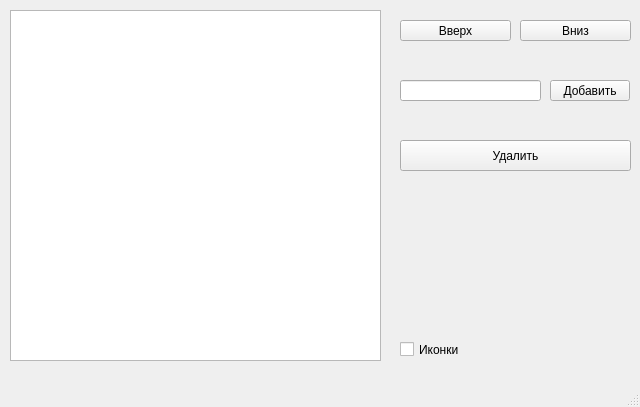
<?xml version="1.0" encoding="UTF-8"?>
<ui version="4.0">
 <class>HW2MainWindow</class>
 <widget class="QMainWindow" name="HW2MainWindow">
  <property name="geometry">
   <rect>
    <x>0</x>
    <y>0</y>
    <width>640</width>
    <height>407</height>
   </rect>
  </property>
  <property name="windowTitle">
   <string>HW2MainWindow</string>
  </property>
  <widget class="QWidget" name="centralwidget">
   <widget class="QListView" name="listView">
    <property name="geometry">
     <rect>
      <x>10</x>
      <y>10</y>
      <width>371</width>
      <height>351</height>
     </rect>
    </property>
   </widget>
   <widget class="QCheckBox" name="IconsCheck">
    <property name="geometry">
     <rect>
      <x>400</x>
      <y>340</y>
      <width>101</width>
      <height>19</height>
     </rect>
    </property>
    <property name="text">
     <string>Иконки</string>
    </property>
   </widget>
   <widget class="QLineEdit" name="AddInput">
    <property name="geometry">
     <rect>
      <x>400</x>
      <y>80</y>
      <width>141</width>
      <height>21</height>
     </rect>
    </property>
    <property name="inputMask">
     <string/>
    </property>
    <property name="text">
     <string/>
    </property>
   </widget>
   <widget class="QPushButton" name="AddButton">
    <property name="geometry">
     <rect>
      <x>550</x>
      <y>80</y>
      <width>80</width>
      <height>21</height>
     </rect>
    </property>
    <property name="text">
     <string>Добавить</string>
    </property>
   </widget>
   <widget class="QPushButton" name="UpButton">
    <property name="geometry">
     <rect>
      <x>400</x>
      <y>20</y>
      <width>111</width>
      <height>21</height>
     </rect>
    </property>
    <property name="text">
     <string>Вверх</string>
    </property>
   </widget>
   <widget class="QPushButton" name="DownButton">
    <property name="geometry">
     <rect>
      <x>520</x>
      <y>20</y>
      <width>111</width>
      <height>21</height>
     </rect>
    </property>
    <property name="text">
     <string>Вниз</string>
    </property>
   </widget>
   <widget class="QPushButton" name="DeleteButton">
    <property name="geometry">
     <rect>
      <x>400</x>
      <y>140</y>
      <width>231</width>
      <height>31</height>
     </rect>
    </property>
    <property name="text">
     <string>Удалить</string>
    </property>
   </widget>
  </widget>
  <widget class="QMenuBar" name="menubar">
   <property name="geometry">
    <rect>
     <x>0</x>
     <y>0</y>
     <width>640</width>
     <height>20</height>
    </rect>
   </property>
  </widget>
  <widget class="QStatusBar" name="statusbar"/>
 </widget>
 <resources/>
 <connections/>
</ui>
